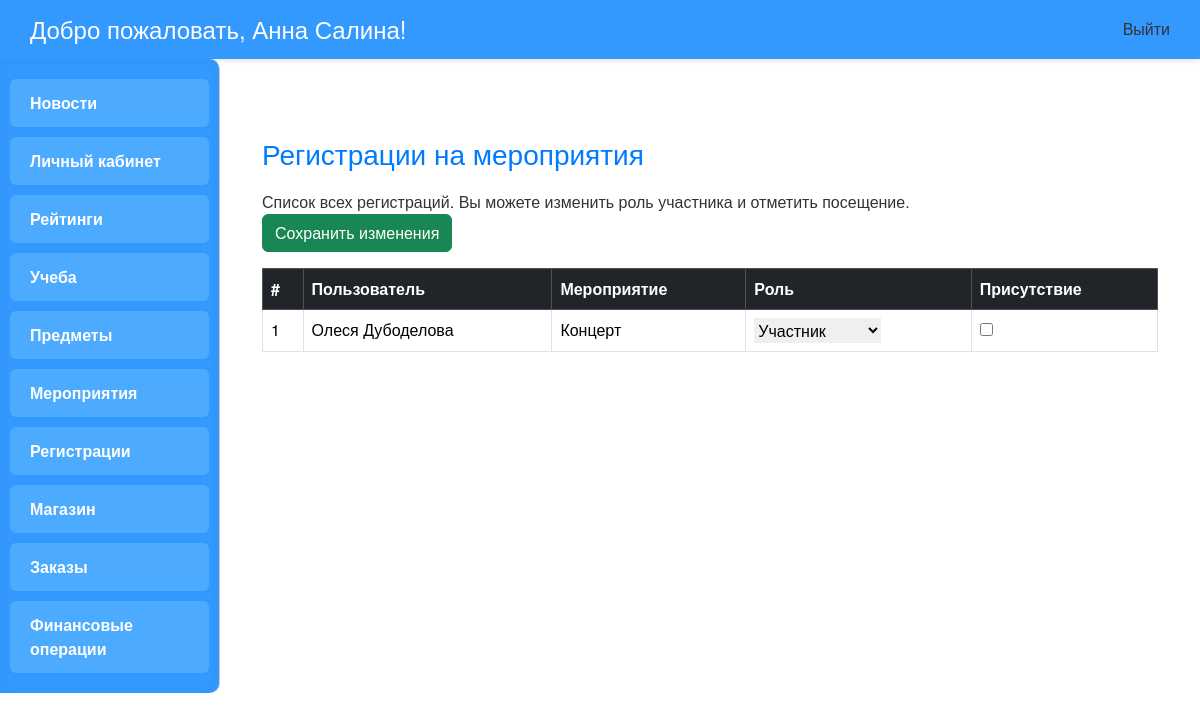
The page /registrations/ (signed in) on the database as committed earlier.
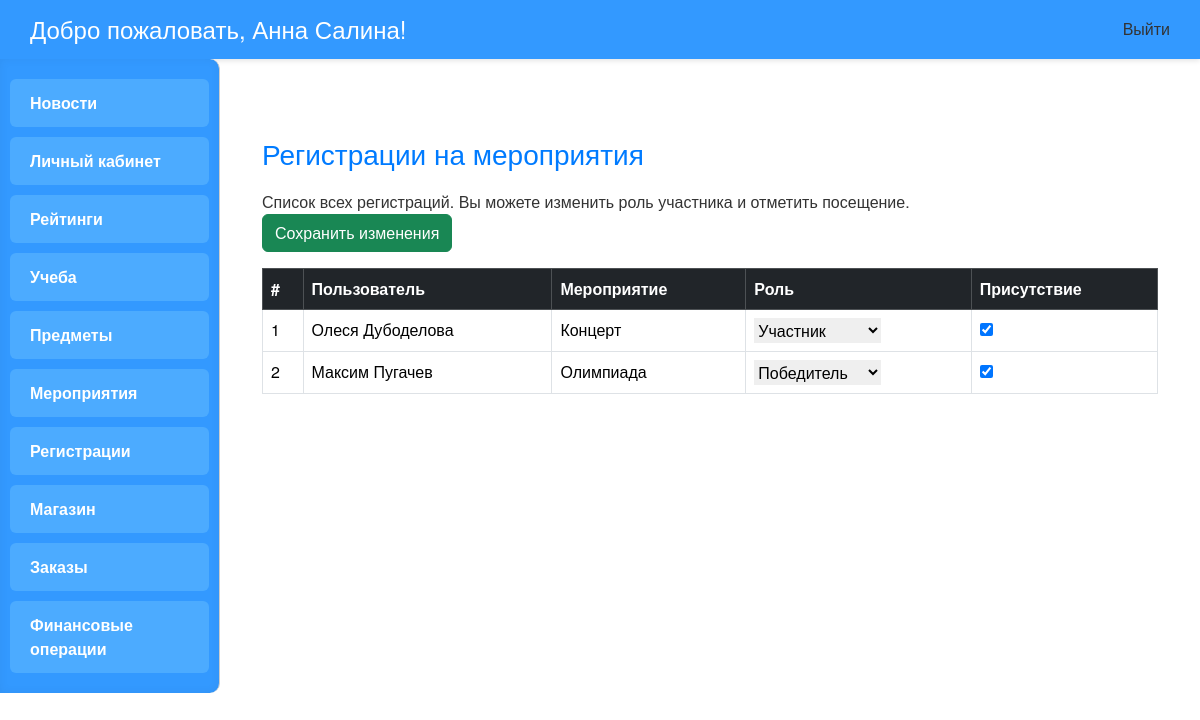
The same page on the database as committed later.
### main/models.py (models this page shows, shortened)
class Registrations(models.Model):
    registration_id = models.AutoField(primary_key=True)
    event = models.ForeignKey(Events, on_delete=models.CASCADE, related_name='registrations', verbose_name='Мероприятие')
    user = models.ForeignKey(User, on_delete=models.CASCADE, related_name='event_registrations', verbose_name='Пользователь')
    e_role_id = models.ForeignKey('EventRoles', on_delete=models.CASCADE, related_name='registrations', verbose_name='Роль на мероприятии')
    attendance = models.BooleanField(default=False, verbose_name='Посещение')
    available = models.BooleanField(default=True, verbose_name='Доступность')

class Events(models.Model):
    event_id = models.AutoField(primary_key=True)
    date = models.DateField(verbose_name='Дата')
    time = models.TimeField(verbose_name='Время')
    event_name = models.CharField(max_length=100, verbose_name='Название мероприятия')
    place = models.CharField(max_length=100, verbose_name='Место проведения')
    available = models.BooleanField(default=True, verbose_name='Доступность')
    notes = models.TextField(blank=True, null=True, verbose_name='Примечания')
    event_photo = models.ImageField(upload_to='event_photos/', blank=True, null=True, verbose_name='Фото мероприятия')

### main/views.py (the view)
# urls.py: path('registrations/', views.registrations, name='registrations'),
@login_required
def registrations(request):
    profile = request.user.profile
    if profile.role not in ['TE', 'MA', 'AD']:
        return render(request, 'extracurricular/registrations.html', {
            'error': "Доступ запрещён"
        })
    registrations_list = Registrations.objects.select_related('user', 'event', 'e_role_id').all()
    RegistrationFormSet = modelformset_factory(
        Registrations,
        form=RegistrationForm,
        extra=0
    )
    if request.method == 'POST':
        formset = RegistrationFormSet(request.POST, queryset=registrations_list)
        if formset.is_valid():
            formset.save()
            messages.success(request, "Изменения успешно сохранены")
            return redirect('registrations')
    else:
        formset = RegistrationFormSet(queryset=registrations_list)
    return render(request, 'extracurricular/registrations.html', {
        'formset': formset
    })

### main/models.py (called while the page is built)
    def __str__(self):
        return self.e_role_name

### main/templates/extracurricular/registrations.html (shortened to what this page needs)
{% extends "main/base.html" %}
{% block content %}
<div class="container mt-5">
    <h2>Регистрации на мероприятия</h2>
    <p>Список всех регистраций. Вы можете изменить роль участника и отметить посещение.</p>
    <form method="post">
        <button type="submit" class="btn btn-success mb-3">Сохранить изменения</button>
        <table class="table table-bordered table-hover">
            <thead class="table-dark">
                <tr>
                    <th>#</th>
                    <th>Пользователь</th>
                    <th>Мероприятие</th>
                    <th>Роль</th>
                    <th>Присутствие</th>
                </tr>
            </thead>
            <tbody>
                {% for form in formset %}
                    <tr>
                        <td>{{ forloop.counter }}</td>
                        <td>{{ form.instance.user.get_full_name }}</td>
                        <td>{{ form.instance.event.event_name }}</td>
                        <td>{{ form.e_role_id }}</td>
                        <td>{{ form.attendance }}</td>
                    </tr>
                {% endfor %}
            </tbody>
        </table>
    </form>
</div>
{% endblock %}

Rows that differ between the two databases and show on the page:
added Registrations: instance.user.get_full_name "Максим Пугачев", instance.event.event_name "Олимпиада"
Other text that changed with them:
form field attendance: "☐" → "☑"
new list line: "2 Победитель ☑"
